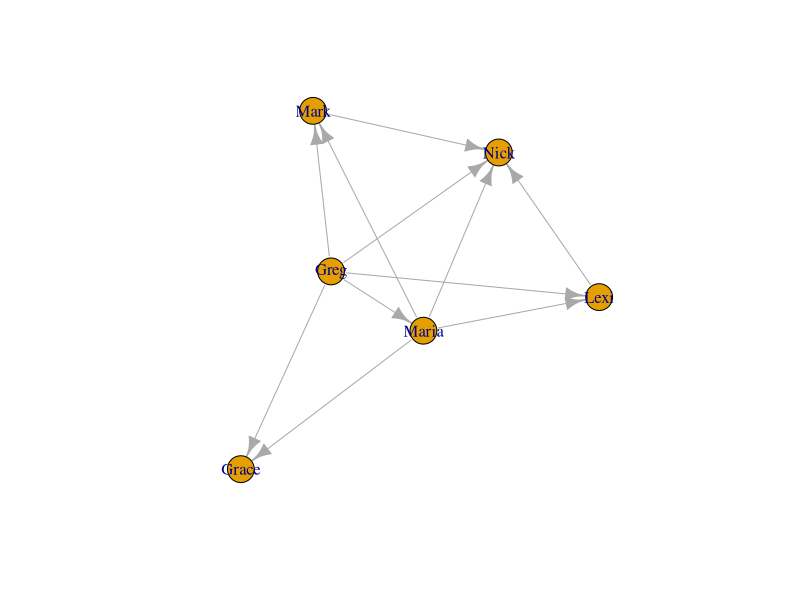
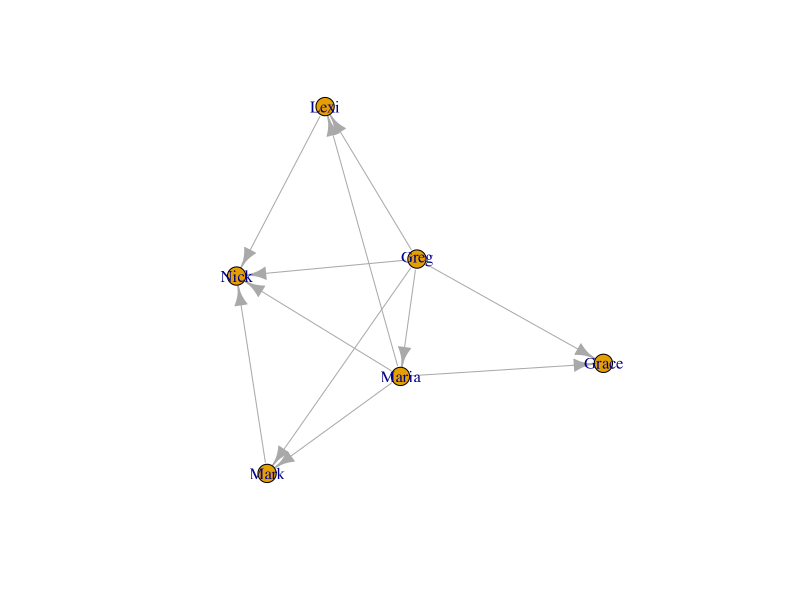
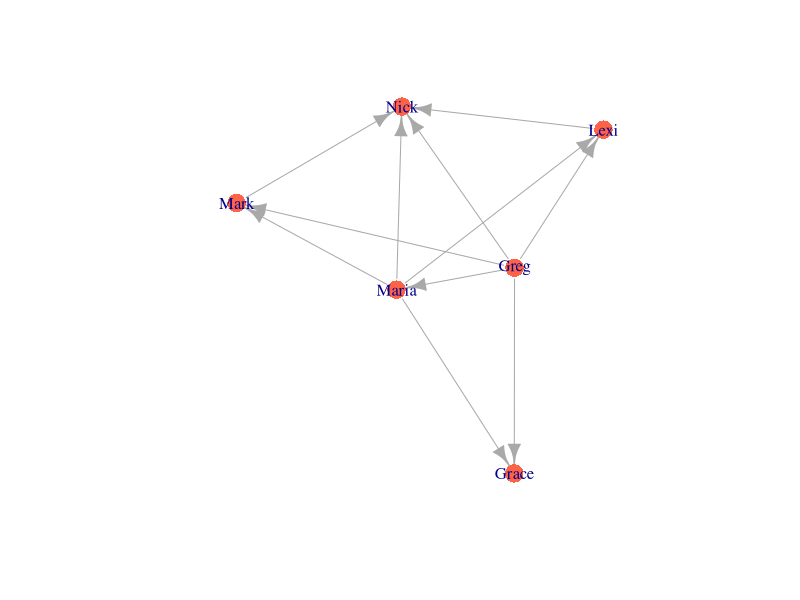
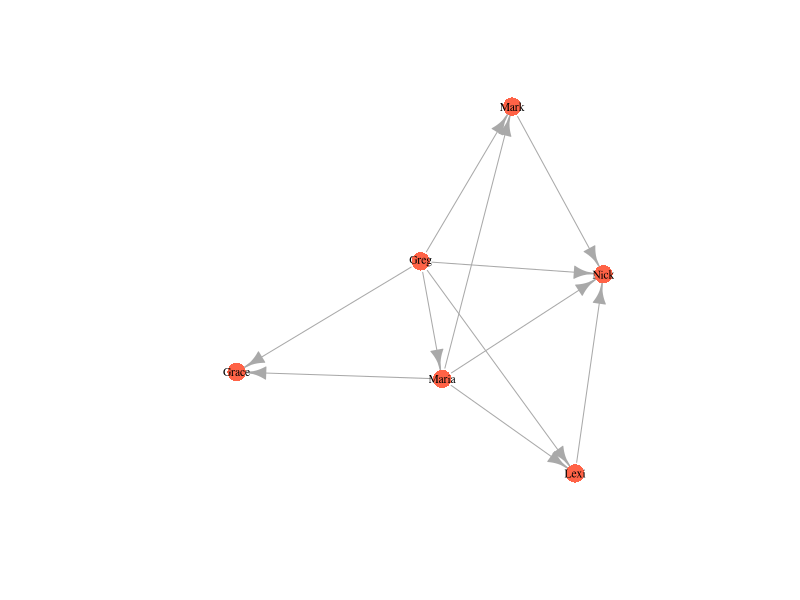
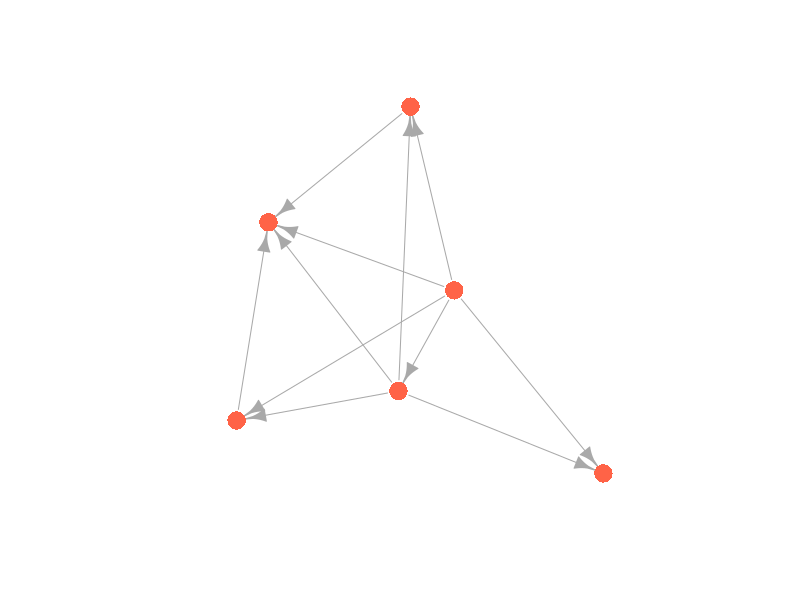
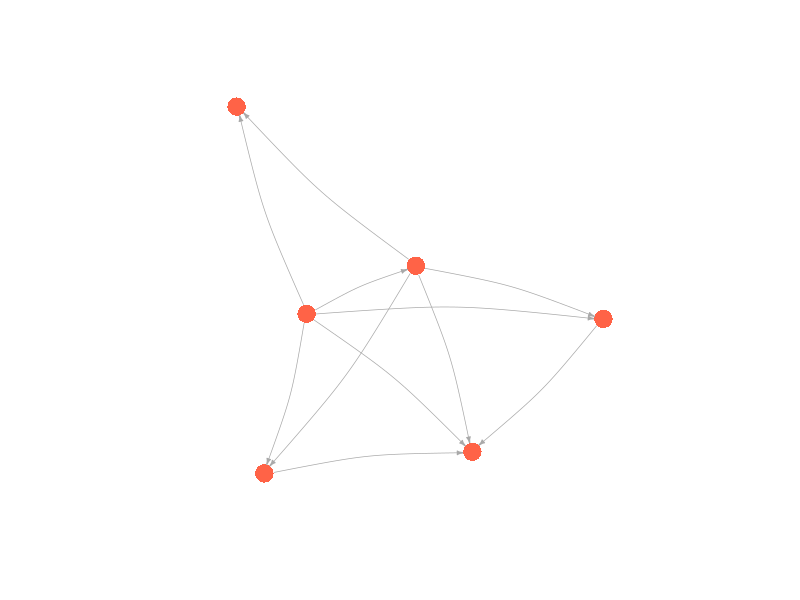
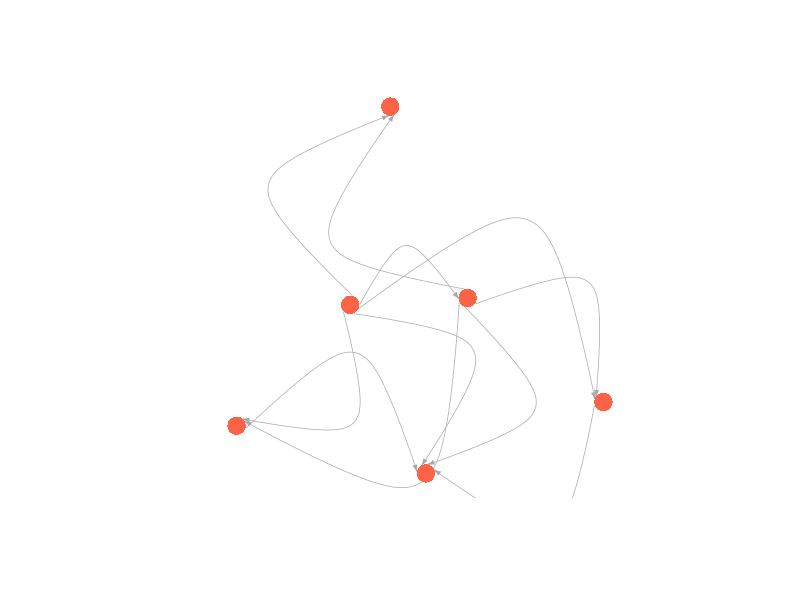

R code for these plots, in order:
#!/usr/bin/env Rscript

######################################################################
# @author      : Linus Fernandes (linusfernandes at gmail dot com)
# @file        : network
# @created     : Tuesday Oct 24, 2023 18:29:41 IST
#
# @description :
######################################################################
library(igraph)

money_edgelist = read.csv("money_edgelist.csv")
print(money_edgelist)
money_edgelist <- as.matrix(money_edgelist)
print(money_edgelist)
moneyNetwork <- graph.edgelist(money_edgelist, directed=TRUE)
print(moneyNetwork)
print(V(moneyNetwork)$name)
plot(moneyNetwork)
plot(moneyNetwork, vertex.size = 10)
plot(moneyNetwork, vertex.size = 10, vertex.color = "tomato", vertex.frame.color = NA)
plot(moneyNetwork, vertex.size = 10, vertex.color = "tomato", vertex.frame.color = NA, vertex.label.cex = .7, vertex.label.color = "black")
plot(moneyNetwork, vertex.size = 10, vertex.color = "tomato", vertex.frame.color = NA, vertex.label = NA)
plot(moneyNetwork, vertex.size = 10, vertex.color = "tomato", vertex.frame.color = NA, vertex.label.cex = .7,  vertex.label = NA, edge.curved = .1, edge.arrow.size = .3, edge.width = .7)
plot(moneyNetwork, vertex.size = 10, vertex.color = "tomato", vertex.frame.color = NA, vertex.label.cex = .7,  vertex.label = NA, edge.curved = 1.7, edge.arrow.size = .3, edge.width = .7)
